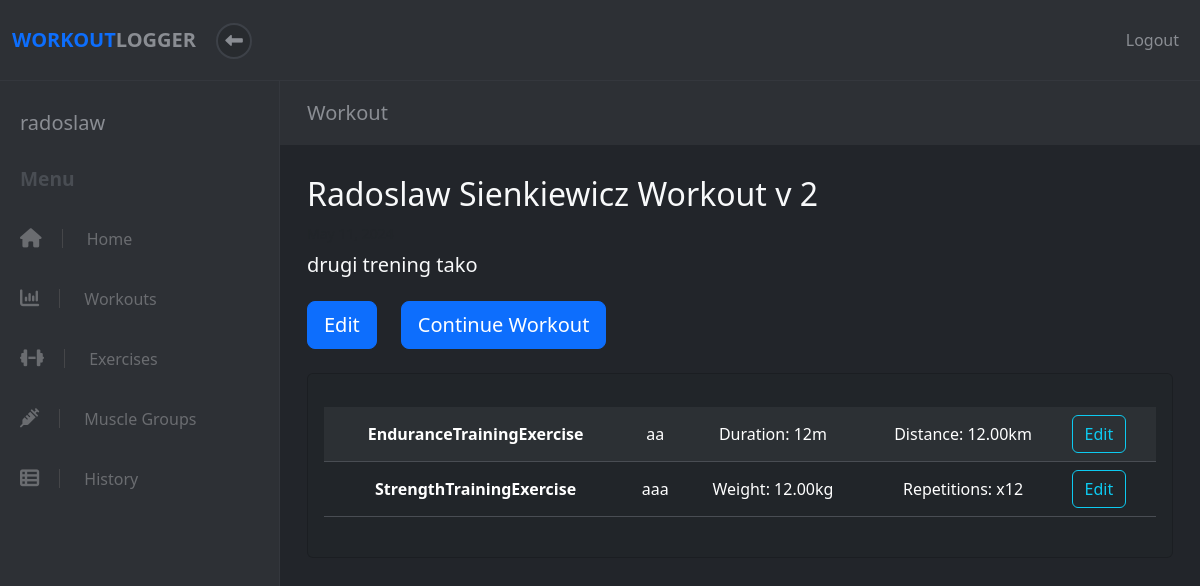
Page /workout/2 (signed in) on the earlier database version.
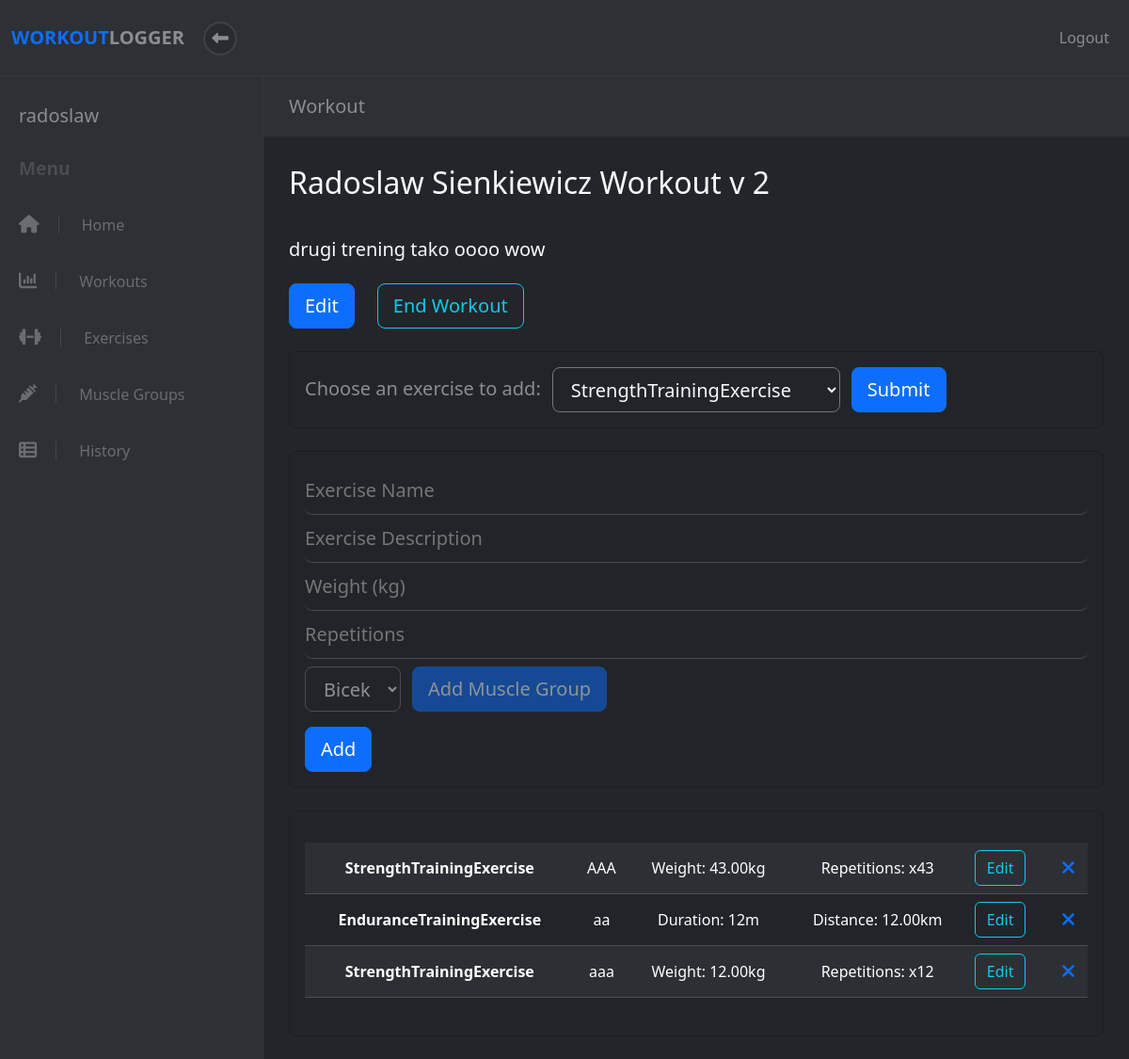
Same page on the later database version.
### apps/workout/models.py (models this page shows, shortened)
class Workout(models.Model):
    name = models.CharField(max_length=50)
    description = models.CharField(max_length=150)
    completed = models.BooleanField(default=False)
    user = models.ForeignKey(User, on_delete=models.CASCADE, default=None)
    created_at = models.DateTimeField(auto_now_add=True)
    updated_at = models.DateTimeField(auto_now=True)
    objects = WorkoutManager()

class Exercise(models.Model):
    name = models.CharField(max_length=50)
    description = models.CharField(max_length=150)
    workout = models.ForeignKey(Workout, on_delete=models.CASCADE, related_name='%(class)s', default=None)
    muscle_group = models.ForeignKey(MuscleGroup, on_delete=models.CASCADE, default=None)
    user = models.ForeignKey(User, on_delete=models.CASCADE, default=None)
    created_at = models.DateTimeField(auto_now_add=True)
    updated_at = models.DateTimeField(auto_now=True)
    objects = ExerciseManager()
    class Meta:
        ordering = ('name', 'muscle_group')
        abstract = True
    def class_name(self):
        return self.__class__.__name__

class EnduranceTrainingExercise(Exercise):
    duration_minutes = models.PositiveIntegerField()
    distance_km = models.DecimalField(max_digits=6, decimal_places=2)
    objects = EnduranceTrainingExerciseManager()
    def data(self):
        return [
            "Duration: " + str(self.duration_minutes) + "m",
            "Distance: " + str(self.distance_km) + "km"
            ]

class StrengthTrainingExercise(Exercise):
    weight = models.DecimalField(max_digits=6, decimal_places=2)
    repetitions = models.PositiveIntegerField()
    objects = StrengthTrainingExerciseManager()
    def data(self):
        return [
            "Weight: " + str(self.weight) + "kg",
            "Repetitions: x" + str(self.repetitions)
        ]
    def form_data(self):
        return [
            FormData("weight", "number", "Weight (kg)"),
            FormData("repetitions", "number", "Repetitions")
        ]

### apps/workout/views.py (the view)
# urls.py: re_path(r'^workout/(?P<id>\d*)$', views.workout),
def workout(request, id):
    exercise_type = request.GET.get('exercise_type')
    if(exercise_type == None):
        exercise_type = StrengthTrainingExercise().class_name
    try:
        user = User.objects.get(id=request.session["user_id"])
        ste = StrengthTrainingExercise.objects.filter(workout__id=id)
        ete = EnduranceTrainingExercise.objects.filter(workout__id=id)
        be = BalanceExercise.objects.filter(workout__id=id)
        fe = FlexibilityExercise.objects.filter(workout__id=id)
        exercises = list(chain(ste, ete, be, fe))
        data = {
            'user': user,
            'workout': Workout.objects.get(id=id),
            'exercises': sorted(exercises, key=lambda x: x.updated_at, reverse=True),
            'muscle_groups': MuscleGroup.objects.filter(user = user),
            'exercise_types': get_exercises_types(),
            'current_exercise': exercise_type,
        }
        return render(request, "workout/workout.html", data)
    except (KeyError, User.DoesNotExist) as err:
        messages.info(request, "You must be logged in to view this page.", extra_tags="invalid_session")
        return redirect("/")

### apps/workout/models.py (called while the page is built)
    def __str__(self):
        return self.name

### apps/workout/views_helper.py (called while the page is built)
def get_exercises_types():
    return [
        StrengthTrainingExercise,
        EnduranceTrainingExercise,
        BalanceExercise,
        FlexibilityExercise,
    ]

### apps/workout/templates/workout/workout.html (shortened to what the changed rows need)
<!DOCTYPE html>
<html>
  <head>
    {% load static %}
    <link rel="stylesheet" href="{% static 'fontawesomefree/css/all.min.css' %}">
    <link rel="stylesheet" href="../../static/workout/styles.css">
    {% load bootstrap5 %}
    {% bootstrap_css %}
  </head>
  <body>
    <div class="d-flex align-items-stretch">
      {% include 'workout/sidebar.html' %}
      <div class="page-content">
        <div class="page-header">
          <div class="container-fluid">
            <h2 class="h5 no-margin-bottom">Workout</h2>
          </div>
        </div>
        <section class="no-padding-bottom">
          <div class="container-fluid">
            <div class="row">
              <div class="col-lg-12 text-light">
                <h2 class="">{{ workout.name}}</h2>
                <small class="text-muted">{{ workout.created_at | date}}</small>
                {% if workout.description %}
                <h5 class="mt-2">{{ workout.description}}</h5>
                <div class="row my-4">
                  <div class="col-auto text-left">
                    <a
                      href="/workout/{{ workout.id }}/edit"
                      style="text-decoration: none"
                      class="btn btn-primary btn-lg end-workout"
                      >Edit</a
                    >
                  </div>
                  <div class="col-auto text-left">
                    <form
                      id="end-workout-form"
                      action="/workout/{{ workout.id }}/complete"
                      method="POST"
                    >
                      {% if workout.completed == False %}
                      <button
                        id="end-workout"
                        type="submit"
                        class="btn btn-outline-info btn-lg"
                      >
                        End Workout
                      </button>
                      {% else %}
                      <button
                        id="end-workout"
                        type="submit"
                        class="btn btn-primary btn-lg end-workout"
                        >
                        <b>Continue Workout </b>
                      </button>
                      {% endif %}
                    </form>
                  </div>
                </div>
                {% endif %}
                {% if workout.completed == False %}
                <div  class="card bg-dark add-exercise mb-4 mt-2" >
                  <div class="card-body">
                    <form action="/workout/{{workout.id}}" class="form-group">
                      <div class="row">
                        <div class="col-auto text-left">
                        <label for="exercise_type" class="input-material form-control-lg px-0">Choose an exercise to add:</label>
                        </div>
                        <div class="col-auto text-left d-flex justify-content-center p-0">
                        <select name="exercise_type" id="exercise_type" class="bg-dark input-material form-control-lg text-light">
                          {% for exercise_type in exercise_types %}
                            {% if exercise_type.class_name == current_exercise %}
                              <option selected="selected" value={{exercise_type.class_name}}>{{exercise_type.class_name}}</option>
                            {% else %}
                              <option value={{exercise_type.class_name}}>{{exercise_type.class_name}}</option>
                            {% endif %}
                          {% endfor %}
                        </select>
                        </div>
                        <div class="col-auto text-left">
                        <input type="submit" value="Submit" class="btn btn-primary btn-lg">
                        </div>
                      </div>
                    </form>
                  </div>
                </div>
                <div class="card bg-dark add-exercise mb-4 mt-2">
                  <div class="card-body">
                    <form
                      id="add-exercise-form"
                      action="/exercise"
                      method="POST"
                    >
                      <div class="form-group">
                        <input
                          id="name"
                          type="text"
                          name="name"
                          required
                          class="input-material form-control-lg"
                          placeholder="Exercise Name"
                        />
                      </div>
                      <div class="form-group">
                        <input
                          id="description"
                          type="text"
                          name="description"
                          class="input-material form-control-lg"
                          placeholder="Exercise Description"
                        />
                      </div>
                      {% for exercise_type in exercise_types %}
                        {% if exercise_type.class_name == current_exercise %}
                          {% for field in exercise_type.form_data %}
                            <div class="form-group">
                              <input
                                id="{{ field.name }}"
                                type="{{ field.type }}"
                                name="{{ field.name }}"
                                required
                                class="input-material form-control-lg"
                                placeholder="{{ field.placeholder }}"
                              />
                            </div>
                          {% endfor %}
                        {% endif %}
                      {% endfor %}
                      <div class="row mt-2 opacity-50">
                        <div class="col-auto ">
                        <select name="muscle_group" id="exercise_type" class="bg-dark input-material form-control-lg text-light">
                          {% for muscle_group in muscle_groups %}
                            <option value={{muscle_group.id}}>{{muscle_group}}</option>
                          {% endfor %}
                        </select>
                        </div>
                        <div class="col-auto p-0">
                          <a href="/musclegroup"
                          style="text-decoration: none"
                          class="btn btn-primary btn-lg end-workout">Add Muscle Group</a>
                        </div>
                      </div>
                      <input
                        id="add"
                        type="submit"
                        value="Add"
                        class="btn btn-primary btn-lg mt-3"
                      />
                    </form>
                  </div>
                </div>
                {% endif %}
                {% if exercises %}
                <div class="card bg-dark add-exercise mb-4 mt-2">
                  <div class="card-body">
                    <div id="exercise-wrapper" class="mb-4">
                      <table class="table table-dark table-striped text-light">
                        <tbody>
                          {% for exercise in exercises %}
                          <tr>
                            <th scope="row" class="align-middle text-center">{{ exercise.class_name }}</th>
                            <td class="align-middle text-center">{{ exercise.name }}</td>
                            {% for data in exercise.data %}
                            <td class="align-middle text-center">{{ data }}</td>
                            {% endfor %}
                            <td ><a
                              href="/workout/{{ workout.id }}/edit"
                              class="btn btn-outline-info"
                              >Edit</a
                            ></td>
                            {% if workout.completed == False %}
                            <td class="align-middle text-center">
                              <form
                                id="delete-exercise-form"
                                action="/exercise/{{ exercise.id }}/delete"
                                method="GET"
                                class="p-0"
                              >
                                <button
                                  id="delete-exercise"
                                  type="submit"
                                  class="btn btn-link btn-lg p-0"
                                >
                                  <i class="fa fa-remove delete-exercise"></i>
                                </button>
                              </form>
                            </td>
                            {% endif %}
                          </tr>
                          {% endfor %}
                        </tbody>
                      </table>
                    </div>
                  </div>
                </div>
                {% endif %}
              </div>
            </div>
          </div>
        </section>
      </div>
    </div>
  </body>
</html>

Differences in the rows shown:
changed Workout "Radoslaw Sienkiewicz Workout v 2": description "drugi trening tako" → "drugi trening tako oooo wow"; completed True → False (drawn)
added StrengthTrainingExercise: class_name "StrengthTrainingExercise", name "AAA", data "Weight: 43.00kg" "Repetitions: x43"
Other differences:
form field exercise_type: (not shown) → "StrengthTrainingExercise"
form field value: (not shown) → "Submit"
form field muscle_group: (not shown) → "Bicek"
form field value: (not shown) → "Add"
text no longer shown: "Continue Workout"
text now shown: "End Workout Choose an exercise to add: Add Muscle Group"
new list line: "Weight (kg) Repetitions"
